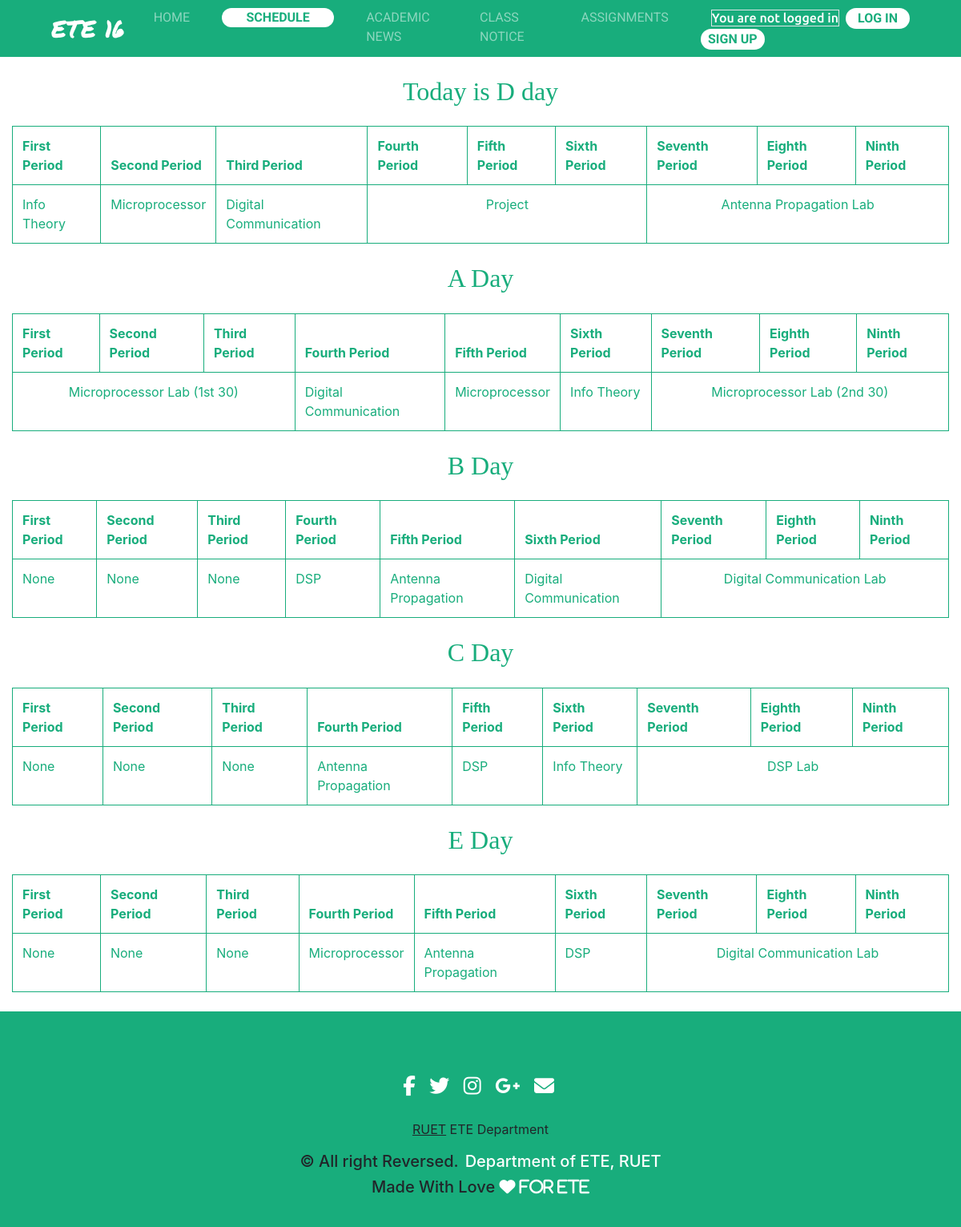
The app's page /schedule/, older data.
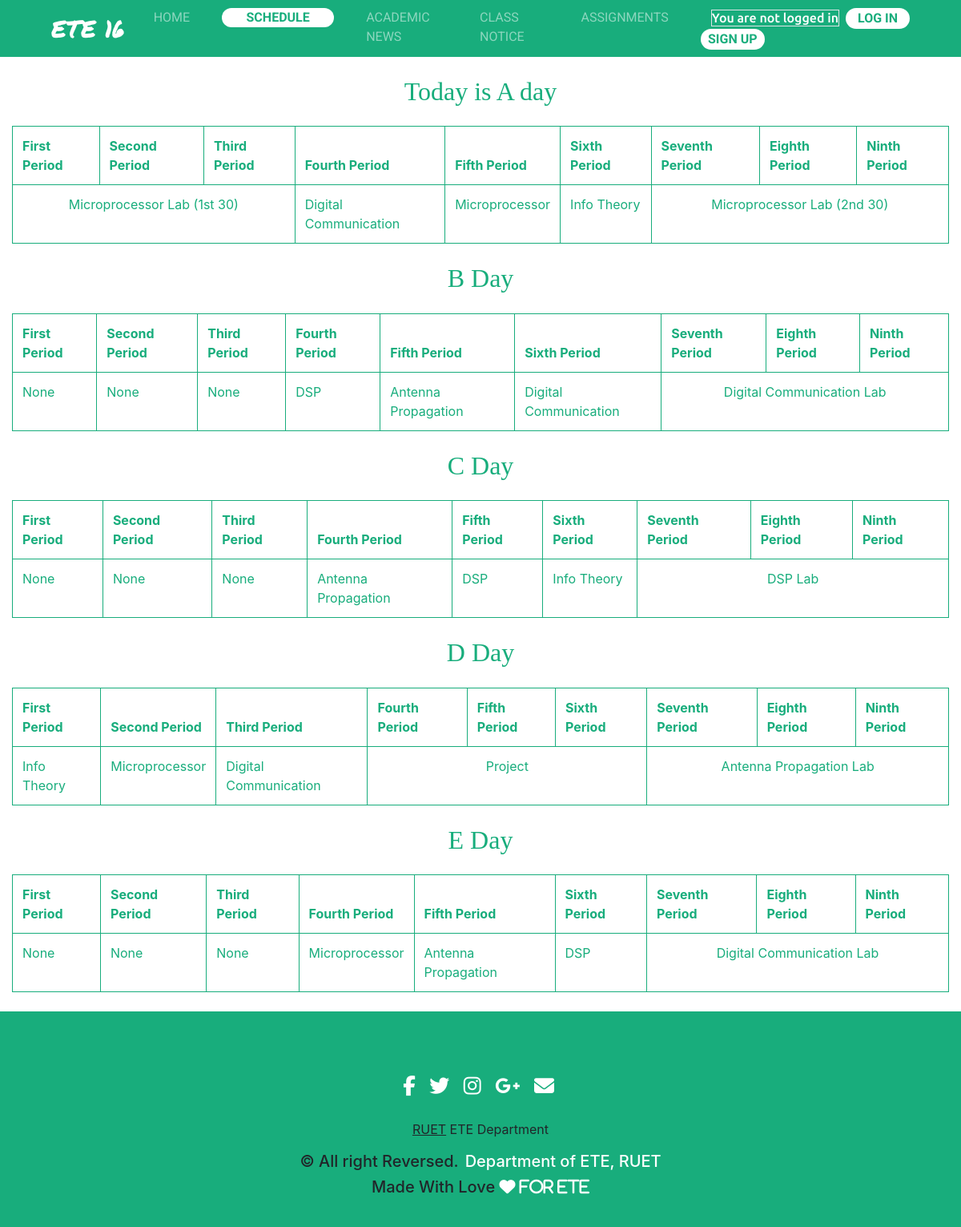
The same page, newer data.
### schedule/models.py (models this page shows, shortened)
class Schedule(models.Model):
	DAY_CHOICES = [
	('A','A'),
	('B','B'),
	('C','C'),
	('D','D'),
	('E','E'),
	]
	day = models.CharField(max_length=1,choices=DAY_CHOICES)
	date = models.DateField(auto_now_add=True)
	def __str__(self):
		return self.day

class Routine(models.Model):
	DAY_CHOICES = [
	('A','A'),
	('B','B'),
	('C','C'),
	('D','D'),
	('E','E'),
	]
	day = models.CharField(max_length=1,choices=DAY_CHOICES)
	morning_lab = models.BooleanField(default = False)
	first_period = models.CharField(max_length=30, null = " ",blank=True,default = "-")
	second_period = models.CharField(max_length=30, null = " ",blank=True,default = "-")
	third_period = models.CharField(max_length=30, null = " ",blank=True,default = "-")
	after_morning_lab=models.BooleanField(default = False)
	fourth_period = models.CharField(max_length=30, null = " ",blank=True,default = "-")
	fifth_period = models.CharField(max_length=30, null = " ",blank=True,default = "-")
	sixth_period = models.CharField(max_length=30, null = " ",blank=True,default = "-")
	afternoon_lab=models.BooleanField(default = False)
	seventh_period = models.CharField(max_length=30, null = " ",blank=True,default = "-")
	eigth_period = models.CharField(max_length=30, null = " ",blank=True,default = "-")
	ninth_period = models.CharField(max_length=30, null = " ",blank=True,default = "-")

### schedule/views.py (the view)
# urls.py: path('',ScheduleView,name='schedule'),
def ScheduleView(request):
	day = Schedule.objects.all()[0]
	context = {
		"day":day,
	}
	routine = get_routine(str(day))
	context["routine"] = routine
	remaining_routine = Routine.objects.exclude(day=day)
	context["remaining_routine"] = remaining_routine
	return render(request,'schedule.html',context)

### schedule/views.py (called while the page is built)
def get_routine(day):
	if str(day) == "A":
		routine=Routine.objects.get(day="A")
	elif str(day) == "B":
		routine=Routine.objects.get(day="B")
	elif str(day) == "C":
		routine=Routine.objects.get(day="C")
	elif str(day) == "D":
		routine=Routine.objects.get(day="D")
	elif str(day) == "E":
		routine=Routine.objects.get(day="E")
	return routine

### templates/schedule.html
{% extends 'base.html' %}
{% block content %}
    <h2 class="text-center mt-4 mb-4">Today is {{ day }} day</h2>
 	<table class="table table-bordered table-responsive-sm">
		<thead>
		<tr>
		  <th scope="col">First Period</th>
		  <th scope="col">Second Period</th>
		  <th scope="col">Third Period</th>
		  <th scope="col">Fourth Period</th>
		  <th scope="col">Fifth Period</th>
		  <th scope="col">Sixth Period</th>
		  <th scope="col">Seventh Period</th>
		  <th scope="col">Eighth Period</th>
		  <th scope="col">Ninth Period</th>
		</tr>
		</thead>
		<tbody>
		<tr>
			{% if routine.morning_lab %}
		  <td colspan="3" class="text-center">{{ routine.first_period }}</td>
		    {% else %}
		  <td>{{ routine.first_period }}</td>
		  <td>{{ routine.second_period }}</td>
		  <td>{{ routine.third_period }}</td>
		    {% endif %}
		    {% if routine.after_morning_lab %}
		  <td colspan="3" class="text-center">{{ routine.fourth_period }}</td>
		  	{% else %}
		  <td>{{ routine.fourth_period }}</td>
		  <td>{{ routine.fifth_period }}</td>
		  <td>{{ routine.sixth_period }}</td>
		    {% endif %}
		    {% if routine.afternoon_lab %}
		  <td colspan="3" class="text-center">{{ routine.seventh_period }}</td>
		  	{% else %}
		  <td>{{ routine.seventh_period }}</td>
		  <td>{{ routine.eighth_period }}</td>
		  <td>{{ routine.ninth_period }}</td>
		    {% endif %}
		</tr>
		</tbody>
	</table>
	{% for routine in remaining_routine %}
	<h2 class="text-center mt-4 mb-4">{{ routine.day }} Day</h2>
	<table class="table table-bordered table-responsive-sm">
		<thead>
		<tr>
		  <th scope="col">First Period</th>
		  <th scope="col">Second Period</th>
		  <th scope="col">Third Period</th>
		  <th scope="col">Fourth Period</th>
		  <th scope="col">Fifth Period</th>
		  <th scope="col">Sixth Period</th>
		  <th scope="col">Seventh Period</th>
		  <th scope="col">Eighth Period</th>
		  <th scope="col">Ninth Period</th>
		</tr>
		</thead>
		<tbody>
		<tr>
			{% if routine.morning_lab %}
		  <td colspan="3" class="text-center">{{ routine.first_period }}</td>
		    {% else %}
		  <td>{{ routine.first_period }}</td>
		  <td>{{ routine.second_period }}</td>
		  <td>{{ routine.third_period }}</td>
		    {% endif %}
		    {% if routine.after_morning_lab %}
		  <td colspan="3" class="text-center">{{ routine.fourth_period }}</td>
		  	{% else %}
		  <td>{{ routine.fourth_period }}</td>
		  <td>{{ routine.fifth_period }}</td>
		  <td>{{ routine.sixth_period }}</td>
		    {% endif %}
		    {% if routine.afternoon_lab %}
		  <td colspan="3" class="text-center">{{ routine.seventh_period }}</td>
		  	{% else %}
		  <td>{{ routine.seventh_period }}</td>
		  <td>{{ routine.eighth_period }}</td>
		  <td>{{ routine.ninth_period }}</td>
		    {% endif %}
		</tr>
		</tbody>
	</table>
	{% endfor %}
{% endblock content %}

Row changes from the older to the newer data that the page shows:
no longer on one of the page's lists (row unchanged): Routine: day "A", first_period "Microprocessor Lab (1st 30)", fourth_period "Digital Communication", fifth_period "Microprocessor", sixth_period "Info Theory", seventh_period "Microprocessor Lab (2nd 30)"
changed Schedule: day "D" → "A"
shown differently, row unchanged: Routine "Microprocessor Lab (1st 30)": first_period (not shown) → "Microprocessor Lab (1st 30)"; fourth_period (not shown) → "Digital Communication"; fifth_period (not shown) → "Microprocessor"; sixth_period (not shown) → "Info Theory"
now on one of the page's lists (row unchanged): Routine: day "D", first_period "Info Theory", second_period "Microprocessor", third_period "Digital Communication", fourth_period "Project", seventh_period "Antenna Propagation Lab"
shown differently, row unchanged: Routine "Project": first_period "Info Theory" → (not shown); second_period "Microprocessor" → (not shown); third_period "Digital Communication" → (not shown); fourth_period "Project" → (not shown)
Text that changed along with them:
{{ routine.seventh_period }}: "Antenna Propagation Lab" → "Microprocessor Lab (2nd 30)"
